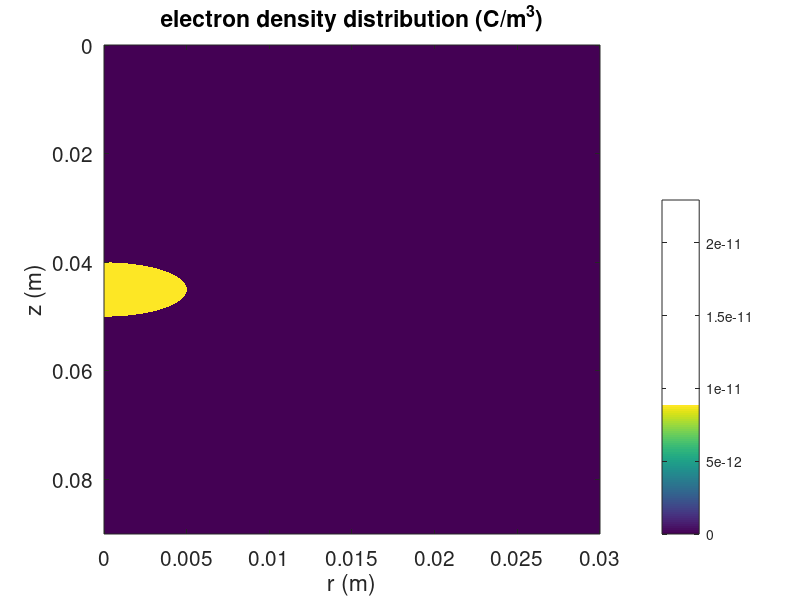

MATLAB code to generate this figure: (Note: this script raises an error after producing the figure.)
%% analytical solution

close all; clear; clc;
% tin can

% define parameters

eps0 = 8.85e-12; % vacuum permittivity

Lz = 9e-2; % Lx = 3cm
Lr = 3e-2; % Ly = 3cm

z0 = Lz/2;  % z coordinate of the center of the source sphere
r0 = Lr/6;  % radius of the source sphere
% r0 = 0.9*Lr;  % radius of the source sphere

rou0 = 8.85e-12;  % [C/m^3] charge density in the sphere

nr = 501;  % number of points 



% discretization domain

delr = Lr/(nr-1);
delz = delr;

z = 0:delz:Lz;
r = 0:delr:Lr;



[R, Z] = meshgrid(r,z);

%% Analytical solution
idxz1 = find(abs(z-z0)<r0 | abs(z-z0)==r0);
idxz2 = find(abs(z-z0)>r0);

V_ana_z = zeros(1,length(z));
V_ana_z(idxz1) = -rou0./(6*eps0)*(z(idxz1)-z0).^2;
V_ana_z(idxz2) = -rou0*r0^2/(6*eps0)*(3-2*r0./abs(z(idxz2)-z0));

E_ana_z = zeros(1,length(z));
E_ana_z(idxz1) = rou0/(3*eps0).*abs(z(idxz1)-z0);
E_ana_z(idxz2) = rou0*r0^3./(3*eps0*(z(idxz2)-z0).^2);



idxr1 = find(r<r0 | r==r0);
idxr2 = find(r>r0);

V_ana_r = zeros(1,length(r));
V_ana_r(idxr1) = -rou0./(6*eps0)*r(idxr1).^2;
V_ana_r(idxr2) = -rou0*r0^2/(6*eps0)*(3-2*r0./r(idxr2));

E_ana_r  = zeros(1,length(r));
E_ana_r(idxr1) = rou0/(3*eps0).*r(idxr1);
E_ana_r(idxr2) = rou0*r0^3./(3*eps0*r(idxr2).^2);



%% numerical solution


% define the source sphere  (it's good to test the cylinder first)------------------------
S = rou0 * ones(size(Z,1),size(Z,2));

sourceRegion = (Z-z0).^2 + R.^2 - r0^2; 

[idxX, idxY] = find(sourceRegion > 0);

for i = 1:length(idxX)
    S(idxX(i),idxY(i)) = 0;
end
%S = S';

% volume elements for the whole computational domain ----------------------------
V = zeros(size(Z,1),size(Z,2));  
V(:,1) = pi*(delr/2)^2*delz;
for j=2:size(V,2)
    V(:,j) = pi * ( (r(j)+delr/2 )^2 - ( r(j-1)+delr/2 )^2 )  * delz;
end


% plot the source region
figure(1)
clf
imagesc(r,z,S)
colorbar
xlabel('r (m)')
ylabel('z (m)')
title('electron density distribution (C/m^3)')
set(gca, 'Fontsize', 15)


v = zeros(size(R,1),size(R,2));
dnorms = sum(sum(S.^2));
epsilon = 1e-10;
w = 1.9;


% match the boundary condition------------------------------------------------------------

% % v(r=0)
% v(idxz1,1) = -rou0/(6*eps0)*(z(idxz1)-z0).^2;
% v(idxz2,1) = -rou0*r0^2/(6*eps0)*(3-2*r0./abs(z(idxz2)-z0));



%v(r=Lr)  assume Lr>r0
v(:,size(v,2)) = -rou0 * r0^2/(6*eps0) * (3-2*r0./ sqrt( (z-z0).^2+Lr^2 ) ); 

potential_test = zeros(size(v,1),1);

for i = 1:length(potential_test)
    potential_test(i) = RightPotential(z(i),Lr,Z,R,S,V);
end

%potential_ana2 = zeros(size(v,1),1);


potential_ana2 =  rou0 * r0^3/(3*eps0) ./ sqrt( (z-z0).^2+Lr^2 ) ; 


figure
clf
plot(z,potential_ana2,'r');
hold on 
plot(z,potential_test,'b--');
legend('analytical','numerical')
xlabel('z (m)')
ylabel('potential (V)')



return

% v(z=0) assume z0>r0
v(1,:) = -rou0 * r0^2/(6*eps0) * (3-2*r0./ sqrt( z0^2+r.^2 ) );

% v(z=Lz) assume Lz>z0+r0
v(size(v,1),:) = -rou0 * r0^2/(6*eps0) * (3-2*r0./ sqrt( (Lz-z0)^2+r.^2 ) );


% SOR-------------------------------------------------------------------------------------
[v,it] = mySOR_cylinder(v,r,z,S,w,epsilon);
[Er, Ez] = gradient(v);
Er = -Er/delr;
Ez = -Ez/delz;
E = sqrt(Er.^2+Ez.^2);


%% figures

figure(2)
clf
imagesc(r,z,v)
colorbar
xlabel('r (m)')
ylabel('z (m)')
title('electric potential (V)')
set(gca, 'Fontsize', 15)

figure(3)
clf
imagesc(r,z,E)
colorbar
xlabel('r (m)')
ylabel('z (m)')
title('electric field (V/m)')
set(gca, 'Fontsize', 15)


figure(4)
clf
plot(z,v(:,find(r==0)))
hold on 
plot(z,V_ana_z,'r--')
xlabel('z (m)')
ylabel('electric potential (V)')
legend('Numerical solution', 'Analytical solution')
title('electric potential as a function of z at r = 0')
set(gca, 'Fontsize', 15)

figure(5)
clf
plot(r,v(find(z==z0),:))
hold on 
plot(r,V_ana_r,'r--')
xlabel('r (m)')
ylabel('electric potential (V)')
legend('Numerical solution', 'Analytical solution')
title('electric potential as a function of r at z = z_0')
set(gca, 'Fontsize', 15)


figure(6)
clf
semilogy(z,E(:,find(r==0)))
hold on 
semilogy(z,E_ana_z,'r--')
xlabel('z (m)')
ylabel('electric field (V/m)')
legend('Numerical solution', 'Analytical solution')
title('electric field as a function of z at r = 0')
set(gca, 'Fontsize', 15)

figure(7)
clf
semilogy(r,E(find(z==z0),:))
hold on 
semilogy(r,E_ana_r,'r--')
xlabel('r (m)')
ylabel('electric field (V/m)')
legend('Numerical solution', 'Analytical solution')
title('electric field as a function of r at z = z_0')
set(gca, 'Fontsize', 15)



